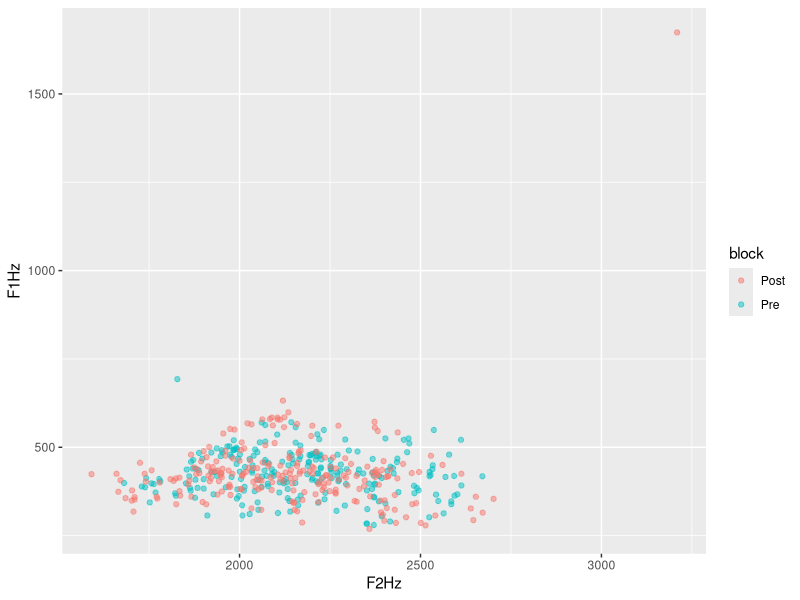
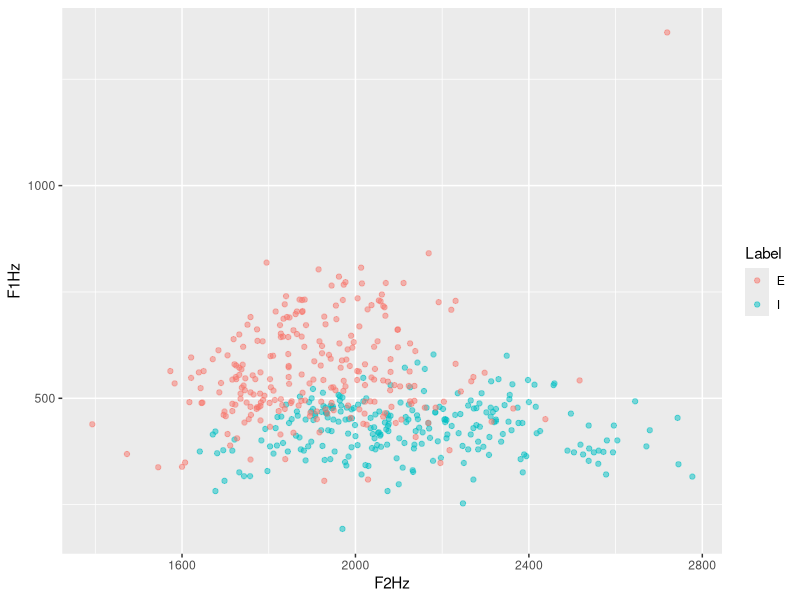
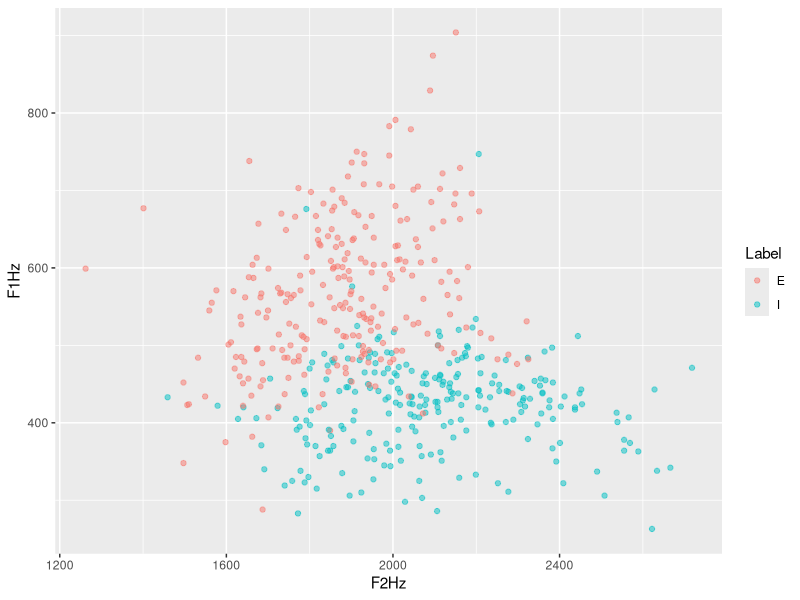
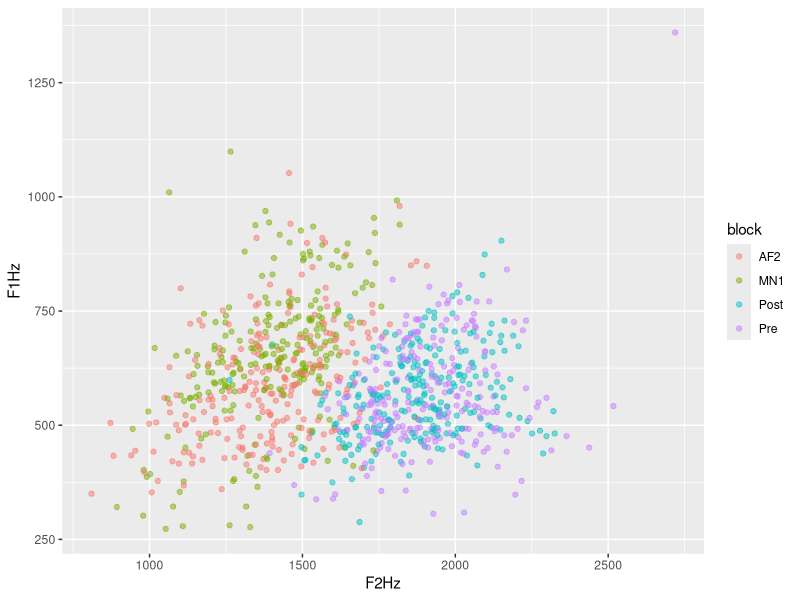
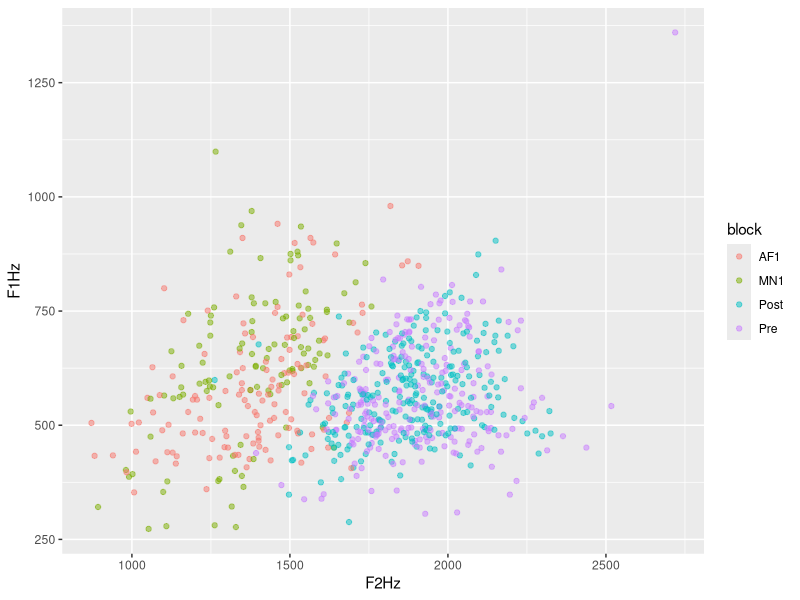
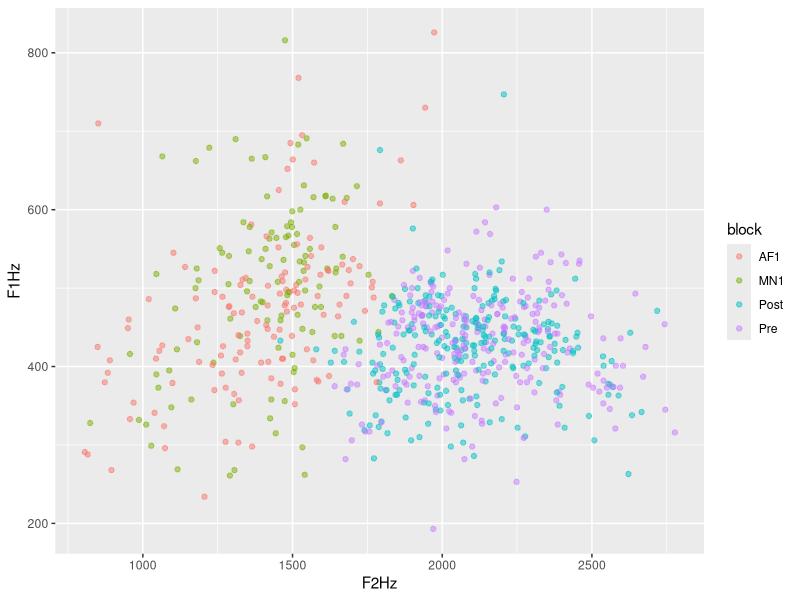
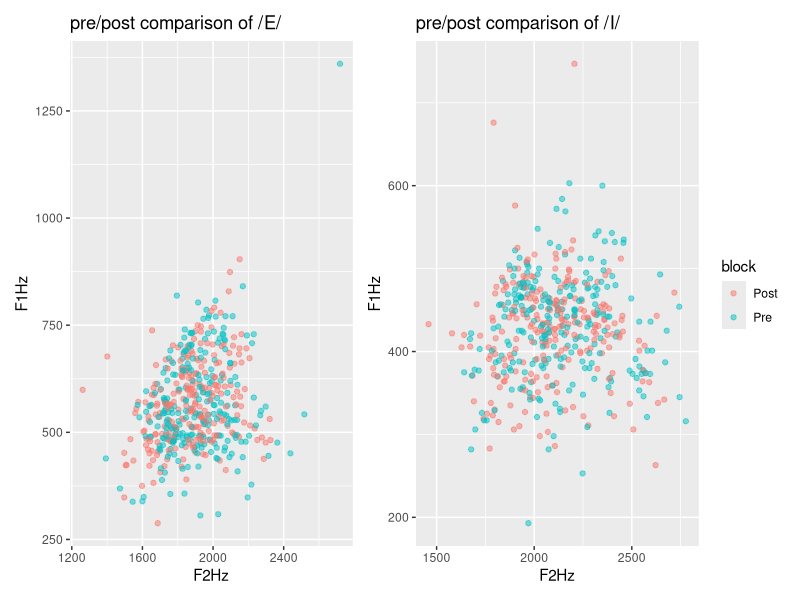

Generate these figures, in order, with R: (Note: this script raises an error after producing the figures.)
## ---- chunk 1
library(dplyr)
fi<- read.csv("allFemaleI.csv", header = TRUE, sep = "\t")
fig<- fi |> mutate(gender = c(rep("F", times = nrow(fi))))
  
fe <- read.csv("allFemaleE.csv", header = TRUE, sep = "\t")
feg<- fe |> mutate(gender = c(rep("F", times = nrow(fe))))

mi<- read.csv("allMaleI.csv", header = TRUE, sep = "\t")
  mig<- mi |> mutate(gender = c(rep("M", times = nrow(mi))))

me <- read.csv("allMaleE.csv", header = TRUE, sep = "\t")
meg<- me |> mutate(gender = c(rep("M", times = nrow(me))))

mfie<- rbind(fig, feg, mig, meg)

#extract the fileName column
#fileNames<- rcds |> select(fileName)
#head(fileNames)
## ---- chunk 2
prod <- read.table(text = as.character(mfie$fileName), sep = "_")
head(prod)

### removing the ".wav" from the final column
#```{r}
#library(stringr)
#library(dplyr)
#prod <- prod %>% 
#  mutate(V5 =
#   str_sub(prod$V5, end=-5)
#  )
#head(prod)
## ---- chunk 3
#removing column 1 because it's just "subj"
newcols <- prod %>% 
  select(-V1)
colnames(newcols)

#revert the "Post" and the "seq" for posttest items 
#if v5 = post, v5 = v4, v4 = v5
correctPost <- newcols |> 
  mutate(V51 = ifelse(V5 == "Post", V4, V5),
         V4 = ifelse(V5 == "Post", V5, V4)) |> 
  select(-V5) |> 
  rename("V5" = "V51")

head(correctPost)

#rename new columns accordingly
nc<- correctPost %>% 
  rename("subj" = "V2",
         "word" = "V3",
         "block" = "V4",
         "seq" = "V5")

head(nc)


allcol<- as.data.frame(cbind(mfie$fileName, nc))|> rename("fileName"="mfie$fileName")
colnames(allcol)

df <- full_join(allcol, mfie, by = "fileName") |> rename("F0Hz" = "F0.Hz.", "F1Hz" = "F1.Hz.", "F2Hz" = "F2.Hz.", "F1Bark" = "F1.Bark.", "F2Bark" = "F2.Bark.")

#add column about BB condition

d <- df |> 
   mutate(
    BB = case_when(
      subj == "2" ~ "BB",
      subj == "4" ~ "BB",
      subj == "5" ~ "BB",
      subj == "9" ~ "BB",
      subj == "10" ~ "BB",
      subj == "12" ~ "BB",
      subj == "13" ~ "BB",
      subj == "14" ~ "BB",
      subj == "15" ~ "BB",
      subj == "16" ~ "BB",
      subj == "17" ~ "BB",
      subj == "19" ~ "BB",
      subj == "22" ~ "BB",
      subj == "25" ~ "BB",
      subj == "28" ~ "BB",
      subj == "32" ~ "BB",
      subj == "33" ~ "BB",
      subj == "34" ~ "BB",
      subj == "37" ~ "BB",
      subj == "39" ~ "BB",
      subj == "41" ~ "BB",
      subj == "42" ~ "BB",
      subj == "44" ~ "BB",
      subj == "45" ~ "BB",
      subj == "48" ~ "BB",
      subj == "52" ~ "BB",
      subj == "53" ~ "BB",
      subj == "55" ~ "BB",
      subj == "58" ~ "BB",
      subj == "59" ~ "BB",
      subj == "60" ~ "BB",
      TRUE ~ "NB")
   )

## ---- chunk 4
library(ggplot2)
#NB group pre and post
nbpre<- d |> filter(BB == "NB", block == "Pre", Label == "I")
nbpost <- d |> filter(BB == "NB", block == "Post", Label == "I")
nb <- rbind(nbpre, nbpost)

ggplot(data = nb, aes(x = F2Hz, y = F1Hz, color = block))+
  geom_point(alpha = 0.5)
## ---- chunk 5
#BB group pre and post
bbpre<- d |> filter(BB == "BB", block == "Pre") #, Label == "E")
bbpost <- d |> filter(BB == "BB", block == "Post") #,Label == "E")
bb <- rbind(bbpre, bbpost)

#contrast at pretest for BB group
ggplot(data = bbpre, aes(x = F2Hz, y = F1Hz, color = Label))+
  geom_point(alpha = 0.5)

#contrast at posttest for BB group
ggplot(data = bbpost, aes(x = F2Hz, y = F1Hz, color = Label))+
  geom_point(alpha = 0.5)

## ---- chunk 6
library(ggplot2)
#BB group pretest and test
bbprentest<- d |> filter(BB == "BB", Label == "E")
#nrow(bbprentest)

ggplot(data = bbprentest, aes(x = F2Hz, y = F1Hz, color = block))+
  geom_point(alpha = 0.5)
## ---- chunk 7
d |> count(subj)
## ---- chunk 8

#define a function
#correctBlocks <- function(n) {

mn2subj <- c("2", "3", "5", "6", "8", "9", "10", "12", "15", "17", "19", "26", "30", "31", "33", "35", "38", "40", "42", "43", "46", "48", "50", "51", "52", "53", "54", "56", "58", "60")

db <-  d |> 
  mutate(
    block = case_when(
      subj %in% mn2subj & block == "MN1" ~ "MN2",
      subj %in% mn2subj & block == "AF2" ~ "AF1",
      subj %in% mn2subj & block == "Pre" ~ "Pre",
      subj %in% mn2subj & block == "Post" ~ "Post",
      !(subj %in% mn2subj) & block == "MN1" ~ "MN1",
      !(subj %in% mn2subj) & block == "AF2" ~ "AF2",
      !(subj %in% mn2subj) & block == "Pre" ~ "Pre",
      !(subj %in% mn2subj) & block == "Post" ~ "Post"
    )
    )
#}
## ---- chunk 9
#check if all subjects are coded correctly

db |> filter(block == "MN2") |> count(subj)
## ---- chunk 10
library(ggplot2)
# /E/ in BB group pretest and test
bbprentest<- db |> filter(BB == "BB", Label == "E") |> filter(block == "Pre" | block == "AF1" | block == "MN1" | block == "Post")
#nrow(bbprentest)

ggplot(data = bbprentest, aes(x = F2Hz, y = F1Hz, color = block))+
  geom_point(alpha = 0.5)

# /I/ in BB group pretest and test
bbprentest<- db |> filter(BB == "BB", Label == "I") |> filter(block == "Pre" | block == "AF1" | block == "MN1" | block == "Post")
#nrow(bbprentest)

ggplot(data = bbprentest, aes(x = F2Hz, y = F1Hz, color = block))+
  geom_point(alpha = 0.5)
## ---- chunk 11
#BB group, pre vs post, both phonemes
library(patchwork)
bbprentestE<- db |> filter(BB == "BB", Label == "E") |> filter(block == "Pre" | block == "Post")
bbprentestI<- db |> filter(BB == "BB", Label == "I") |> filter(block == "Pre" | block == "Post")
#nrow(bbprentest)

p1 <- ggplot(data = bbprentestE, aes(x = F2Hz, y = F1Hz, color = block))+
  geom_point(alpha = 0.5) + ggtitle("pre/post comparison of /E/")+theme(legend.position="none")

p2 <- ggplot(data = bbprentestI, aes(x = F2Hz, y = F1Hz, color = block))+
  geom_point(alpha = 0.5)+ ggtitle("pre/post comparison of /I/")

p1 + p2 
## ---- chunk 12
#blocks: pre, AF1, MN1, Post

library(lme4)

af1subj <- c("2", "3", "5", "6", "8", "9", "10", "12", "15", "17", "19", "26", "30", "31", "33", "35", "38", "40", "42", "43", "46", "48", "50", "51", "52", "53", "54", "56", "58", "60")

df <- db |> filter(block == "Pre" | block == "AF1" | block == "MN1" | block == "Post") |> 
  mutate(
    AF = case_when(
      subj %in% af1subj ~ "AF",
      TRUE ~ "MN")) |> mutate(
     block = case_when(
      block == "AF1" ~ "2",
      block == "MN1" ~ "2",
      block == "Pre" ~ "1",
      block == "Post" ~ "4")
   )

#change variables into correct data types
df$BB <- as.factor(df$BB)
df$Label <- as.factor(df$Label)
df$block <- as.factor(df$block)
df$gender <- as.factor(df$gender)
df$AF <- as.factor(df$AF)
df$subj <- as.character(df$subj)
df$seq <- as.numeric(df$seq)
df$F0Hz <- as.numeric(df$F0Hz)
df$F1Hz <- as.numeric(df$F1Hz)
df$F2Hz <- as.numeric(df$F2Hz)
df$F1Bark <- as.numeric(df$F1Bark)
df$F2Bark <- as.numeric(df$F2Bark)

write.csv(df, "productionFullTable.csv")

#contrast coding
df$BB <- relevel(df$BB, ref = "NB")

df$Label <- relevel(df$Label, ref = "I")

df$block <- relevel(df$block, ref = "1")

df$gender <- relevel(df$gender, ref = "F")

#model with blocks 1,2,4
f1hzallbl <- lmer(F1Hz ~ block * BB * AF* Label + gender + (1|subj) + (1|word), data = df)
summary(f1hzallbl)
## ---- chunk 13
#effect plots
library (effects)
 eall.f1hzallbl <- predictorEffects(f1hzallbl)
 #plot(eall.f1hzallbl)
 #plot(predictorEffects(f1hzallbl, ~BB))
 #plot(predictorEffects(f1hzallbl, ~block))
 plot(predictorEffects(f1hzallbl, ~Label))
## ---- chunk 14
# BB group, pre vs test, both phonemes

bbprentestE<- df |> filter(BB == "BB", Label == "E") |> filter(block == "1" | block == "2") |> mutate(block = case_when(block == "1" ~ "pretest",
                        block == "2" ~ "test"))
bbprentestI<- df |> filter(BB == "BB", Label == "I") |> filter(block == "1" | block == "2")|> mutate(block = case_when(block == "1" ~ "pretest",
                        block == "2" ~ "test"))
#nrow(bbprentest)

p1 <- ggplot(data = bbprentestE, aes(x = F2Hz, y = F1Hz, color = block))+
  geom_point(alpha = 0.5) + ylim (200, 1500) + ggtitle("bite block effect for /E/")+theme(legend.position="none")

p2 <- ggplot(data = bbprentestI, aes(x = F2Hz, y = F1Hz, color = block))+
  geom_point(alpha = 0.5) + ylim (200, 1500) + ggtitle("bite block effect for /I/")

p1 + p2 
## ---- chunk 15
f2hzallbl <- lmer(F2Hz ~ block * BB * AF* Label + gender + (1|subj) + (1|word), data = df)
summary(f2hzallbl)
## ---- chunk 16
#convert seq as numeric instead of categorical
df$seq <- as.numeric(df$seq)
## ---- chunk 17
#seq as a separate variable
f1hzallblsq1 <- lmer(F1Hz ~ block * BB * AF* Label +  seq + gender + (1|subj) + (1|word), data = df)
summary(f1hzallblsq1)
## ---- chunk 18
#seq as interaction in hertz model
f1hzallblsq <- lmer(F1Hz ~ block * BB * AF* Label * seq + gender + (1|subj) + (1|word), data = df)
summary(f1hzallblsq)
## ---- chunk 19
#try releveling the reference level to BB to check if block4:LabelE:seq is significant
df$BB <- relevel(df$BB, ref = "BB")
f1hzallblsqrl <- lmer(F1Hz ~ block * BB * AF* Label * seq + gender + (1|subj) + (1|word), data = df)
summary(f1hzallblsqrl)
## ---- chunk 20
#bark model with seq
#correct back to NB as reference
df$BB <- relevel(df$BB, ref = "NB")

f1bkallblsq <- lmer(F1Bark ~ block * BB * AF* Label * seq + gender + (1|subj) + (1|word), data = df)
summary(f1bkallblsq)
## ---- chunk 21
#F2 model in bark
f2hzallblsq <- lmer(F2Hz ~ block * BB * AF* Label * seq + gender + (1|subj) + (1|word), data = df)
summary(f2hzallblsq)
## ---- chunk 22
#F2 model in bark
f2bkallblsq <- lmer(F2Bark ~ block * BB * AF* Label * seq + gender + (1|subj) + (1|word), data = df)
summary(f2bkallblsq)
## ---- chunk 23
#model for pretest vs test in order to only plot the interaction effect in pre vs post
prentest <- df |> filter(block == "1" | block == "2")|> mutate(block = case_when(block == "1" ~ "pretest",
                        block == "2" ~ "test"))

f2hzprentest <- lmer(F2Hz ~ block * BB * AF* Label + gender + (1|subj) + (1|word), data = prentest)
#effect plot
library(effects)
plot(effect( "block * BB * AF", f2hzprentest))
## ---- chunk 24
#bark model
f1barkallbl <- lmer(F1Bark ~ block * BB * AF* Label + gender + (1|subj) + (1|word), data = df)
summary(f1barkallbl)
## ---- chunk 25
library(lme4)
f2barkallbl <- lmer(F2Bark ~ block * BB * AF* Label + gender + (1|subj) + (1|word), data = df)
summary(f2barkallbl)
## ---- chunk 26
#in hertz
#reshaping data
library(tidyr)
ridgedf <- df |> filter(block == "2", AF == "AF") |> 
  pivot_longer(
    cols = c("F1Hz","F2Hz"), 
    names_to = "formant", 
    values_to = "Hertz",
  )
head(ridgedf)

library(ggplot2)
library(ggridges)
#define color-blindness-friendly colors
color <- c("#0072B2", "#CC79A7")
ggplot(ridgedf, aes(x = Hertz, y = formant, fill = BB)) +
  geom_density_ridges(alpha = 0.6) +
  theme_ridges() +
  scale_fill_discrete(breaks = c ("F1Hertz","F2Hertz")) +
  scale_fill_manual(values = color)+
  ggtitle("formant values at block 2, for AF condition")
#ggsave("ridgeBlock2AF.png", plot = last_plot(), device = NULL, scale = 1,dpi = 600)
## ---- chunk 27
#reshaping data
library(tidyr)
ridgedf <- df |> filter(block == "2", AF == "AF") |> 
  pivot_longer(
    cols = c("F1Bark","F2Bark"), 
    names_to = "formant", 
    values_to = "Bark",
  )
head(ridgedf)

library(ggplot2)
library(ggridges)
#define color-blindness-friendly colors
color <- c("#0072B2", "#CC79A7")
ggplot(ridgedf, aes(x = Bark, y = formant, fill = BB)) +
  geom_density_ridges(alpha = 0.6) +
  theme_ridges() +
  scale_fill_discrete(breaks = c ("F1Bark","F2Bark")) +
  scale_fill_manual(values = color)+
  ggtitle("formant values at block 2, for AF condition")
#ggsave("ridgeBlock2AFBark.png", plot = last_plot(), device = NULL, scale = 1,dpi = 600)
## ---- chunk 28
#reshaping data
library(tidyr)
ridgedf <- df |> filter(block == "2", AF == "MN") |> 
  pivot_longer(
    cols = c("F1Hz","F2Hz"), 
    names_to = "formant", 
    values_to = "Hertz",
  )
head(ridgedf)

library(ggplot2)
library(ggridges)
#define color-blindness-friendly colors
color <- c("#0072B2", "#CC79A7")
ggplot(ridgedf, aes(x = Hertz, y = formant, fill = BB)) +
  geom_density_ridges(alpha = 0.6) +
  theme_ridges() +
  scale_fill_discrete(breaks = c ("F1Hz","F2Hz")) +
  scale_fill_manual(values = color)+
ggtitle("formant values at block 2, for MN condition")
#ggsave("ridgeBlock2MN.png", plot = last_plot(), device = NULL, scale = 1,dpi = 600)
## ---- chunk 29
#reshaping data
library(tidyr)
ridge4af <- df |> filter(block == "4", AF == "AF") |> 
  pivot_longer(
    cols = c("F1Hz","F2Hz"), 
    names_to = "formant", 
    values_to = "Hertz",
  )
head(ridgedf)

library(ggplot2)
library(ggridges)
#define color-blindness-friendly colors
color <- c("#0072B2", "#CC79A7")
ggplot(ridge4af, aes(x = Hertz, y = formant, fill = BB)) +
  geom_density_ridges(alpha = 0.6) +
  theme_ridges() +
  scale_fill_discrete(breaks = c ("F1Hz","F2Hz")) +
  ggtitle("formant values at block 4, for AF condition")
  scale_fill_manual(values = color)
#ggsave("ridgeBlock4AF.png", plot = last_plot(), device = NULL, scale = 1,dpi = 600)
## ---- chunk 30
#in bark
library(tidyr)
ridge4af <- df |> filter(block == "4", AF == "AF") |> 
  pivot_longer(
    cols = c("F1Bark","F2Bark"), 
    names_to = "formant", 
    values_to = "Bark",
  )
head(ridgedf)

library(ggplot2)
library(ggridges)
#define color-blindness-friendly colors
color <- c("#0072B2", "#CC79A7")
ggplot(ridge4af, aes(x = Bark, y = formant, fill = BB)) +
  geom_density_ridges(alpha = 0.6) +
  theme_ridges() +
  scale_fill_discrete(breaks = c ("F1Bark","F2Bark")) +
  ggtitle("formant values at block 4, for AF condition")
  scale_fill_manual(values = color)
## ---- chunk 31
#reshaping data
library(tidyr)
ridge4mn <- df |> filter(block == "4", AF == "MN") |> 
  pivot_longer(
    cols = c("F1Hz","F2Hz"), 
    names_to = "formant", 
    values_to = "Hertz",
  )
head(ridgedf)

library(ggplot2)
library(ggridges)
#define color-blindness-friendly colors
color <- c("#0072B2", "#CC79A7")
ggplot(ridge4mn, aes(x = Hertz, y = formant, fill = BB)) +
  geom_density_ridges(alpha = 0.6) +
  theme_ridges() +
  scale_fill_discrete(breaks = c ("F1Hz","F2Hz")) +
  ggtitle("formant values at block 4, for MN condition")
  scale_fill_manual(values = color)
#ggsave("ridgeBlock4MN.png", plot = last_plot(), device = NULL, scale = 1,dpi = 600)
## ---- chunk 32
#reshaping data
library(tidyr)
ridge4mn <- df |> filter(block == "4", AF == "MN") |> 
  pivot_longer(
    cols = c("F1Bark","F2Bark"), 
    names_to = "formant", 
    values_to = "Bark",
  )
head(ridgedf)

library(ggplot2)
library(ggridges)
#define color-blindness-friendly colors
color <- c("#0072B2", "#CC79A7")
ggplot(ridge4mn, aes(x = Bark, y = formant, fill = BB)) +
  geom_density_ridges(alpha = 0.6) +
  theme_ridges() +
  scale_fill_discrete(breaks = c ("F1Bark","F2Bark")) +
  ggtitle("formant values at block 4, for MN condition")
  scale_fill_manual(values = color)
## ---- chunk 33
#filter for the pre and post conditions
prepost <- db |> filter(block == "Pre" | block == "Post")

f1hzprepost <- lmer(F1Hz ~ block * BB * block* Label + gender + (1|subj) + (1|word), data = prepost)
summary(f1hzprepost)

f2hzprepost <- lmer(F2Hz ~ block * BB * block* Label + gender + (1|subj) + (1|word), data = prepost)
summary(f2hzprepost)
## ---- chunk 34
#filter for MN1 and AF1, comprare with pretest
bl1 <- db |> filter(block == "Pre" | block == "MN1" | block == "AF1") 
af1subj <- c("2", "3", "5", "6", "8", "9", "10", "12", "15", "17", "19", "26", "30", "31", "33", "35", "38", "40", "42", "43", "46", "48", "50", "51", "52", "53", "54", "56", "58", "60")
bl1af <- bl1 |> mutate(
    AF = case_when(
      subj %in% af1subj ~ "AF",
      TRUE ~ "MN")) |> mutate(
     block = case_when(
      block == "AF1" ~ "2",
      block == "MN1" ~ "2",
      block == "Pre" ~ "1")
   )
      
  


#repeating contrast coding so as to not change results when rerunning this block after running the next block

#contrast coding
bl1af$BB <- as.factor(bl1af$BB)
bl1af$BB <- relevel(bl1af$BB, ref = "NB")

bl1af$Label <- as.factor(bl1af$Label)
bl1af$Label <- relevel(bl1af$Label, ref = "I")

bl1af$block <- as.factor(bl1af$block)
bl1af$block <- relevel(bl1af$block, ref = "1")

bl1af$gender <- as.factor(bl1af$gender)
bl1af$gender <- relevel(bl1af$gender, ref = "F")

f1hzbl1af <- lmer(F1Hz ~ block * BB * AF* Label + gender + (1|subj) + (1|word), data = bl1af)
summary(f1hzbl1af)

f2hzbl1af <- lmer(F2Hz ~ block * BB * AF* Label + gender + (1|subj) + (1|word), data = bl1af)
summary(f2hzbl1af)


dbaf<-  db|> filter(block == "AF1" | block == "Pre") |> filter(Label == "E")

ggplot(data = dbaf, aes(x = F2Hz, y = F1Hz, color = block))+
  geom_point(alpha = 0.5)
## ---- chunk 35
#splitting up MN1 and AF1, compare with pretest respectively
af <- db |> filter(block == "Pre" | block == "AF1")
mn <- db |> filter(block == "Pre" | block == "MN1")

#contrast coding
af$BB <- as.factor(af$BB)
af$BB <- relevel(af$BB, ref = "NB")

af$Label <- as.factor(af$Label)
af$Label <- relevel(af$Label, ref = "I")

af$block <- as.factor(af$block)
af$block <- relevel(af$block, ref = "Pre")

af$gender <- as.factor(af$gender)
af$gender <- relevel(af$gender, ref = "F")

f1hzaf <- lmer(F1Hz ~ block * BB * Label + gender + (1|subj) + (1|word), data = af)
summary(f1hzaf)

mn$BB <- as.factor(mn$BB)
mn$BB <- relevel(mn$BB, ref = "NB")

mn$Label <- as.factor(mn$Label)
mn$Label <- relevel(mn$Label, ref = "I")

mn$block <- as.factor(mn$block)
mn$block <- relevel(mn$block, ref = "Pre")

mn$gender <- as.factor(mn$gender)
mn$gender <- relevel(mn$gender, ref = "F")

f1hzmn <- lmer(F1Hz ~ block * BB * block* Label + gender + (1|subj) + (1|word), data = mn)
summary(f1hzmn)
## ---- chunk 36
#code male as reference level to check whether the BB group have a different F1 at AF1
# (the alternative would be to code the contrast for gender as -0.5/+0.5, which then has the mean of F and M as the reference level. But literature has shown a gender difference in tongue root mobility, so we have reason to distinguish the two)
af$gender <- as.factor(af$gender)
af$gender <- relevel(af$gender, ref = "M")

mn$gender <- as.factor(mn$gender)
mn$gender <- relevel(mn$gender, ref = "M")

f1hzafm <- lmer(F1Hz ~ block * BB * block* Label + gender + (1|subj) + (1|word), data = af)
summary(f1hzafm)

f1hzmnm <- lmer(F1Hz ~ block * BB * block* Label + gender + (1|subj) + (1|word), data = mn)
summary(f1hzmnm)

## ---- chunk 37
#model plot
data_summary <- function(data, varname, groupnames){
  require(plyr)
  summary_func <- function(x, col){
    c(mean = mean(x[[col]], na.rm=TRUE),
      sd = sd(x[[col]], na.rm=TRUE))
  }
  data_sum<-ddply(data, groupnames, .fun=summary_func,
                  varname)
  data_sum <- rename(data_sum, c("mean" = varname))
 return(data_sum)
}


library(ggplot2)
f1i <- af |> filter(Label == "I")

f1e <- af |> filter(Label == "E")

f1ierr <- data_summary(f1i, varname="F1Hz", 
                    groupnames=c("block", "BB"))

f1eerr <- data_summary(f1e, varname="F1Hz", 
                    groupnames=c("block", "BB"))


p1<- ggplot(data=f1i, aes(x=BB, y=F1Hz, fill=block)) +
  geom_bar(stat="identity", position=position_dodge())+
  labs (title = "F1 of /I/ at pre test and test, in AF condition")

p1 + geom_errorbar(data = f1ierr, aes(ymin=F1Hz-sd, ymax=F1Hz+sd), width=.2,
                 position=position_dodge(.9))



p2 <- ggplot(data=f1e, aes(x=BB, y=F1Hz, fill=block)) +
  geom_bar(stat="identity", position=position_dodge())+
  labs (title = "F1 of /E/ at pre test and test, in AF condition")

p2 + geom_errorbar(data = f1eerr, aes(ymin=F1Hz-sd, ymax=F1Hz+sd), width=.2,
                 position=position_dodge(.9))

## ---- chunk 38
#model plot
library(ggplot2)
mni <- mn |> filter(Label == "I")

ggplot(data=mni, aes(x=BB, y=F1Hz, fill=block)) +
  geom_bar(stat="identity", position=position_dodge())+
  labs (title = "F1 of /I/ at pre test and test, in MN condition")

mne <- mn |> filter(Label == "E")

ggplot(data=mne, aes(x=BB, y=F1Hz, fill=block)) +
  geom_bar(stat="identity", position=position_dodge())+
  labs (title = "F1 of /E/ at pre test and test, in MN condition")
## ---- chunk 39
#add in error bars
data_summary <- function(data, varname, groupnames){
  require(plyr)
  summary_func <- function(x, col){
    c(mean = mean(x[[col]], na.rm=TRUE),
      sd = sd(x[[col]], na.rm=TRUE))
  }
  data_sum<-ddply(data, groupnames, .fun=summary_func,
                  varname)
  data_sum <- rename(data_sum, c("mean" = varname))
 return(data_sum)
}


f1ierr <- data_summary(f1i, varname="F1Hz", 
                    groupnames=c("block", "BB"))

f1eerr <- data_summary(f1e, varname="F1Hz", 
                    groupnames=c("block", "BB"))

head(f1ierr)

p <- ggplot(data=f1ierr, aes(x=BB, y=F1Hz, fill=block)) + 
   geom_bar(stat="identity", position=position_dodge()) +
  geom_errorbar(aes(ymin=F1Hz-sd, ymax=F1Hz+sd), width=.2,
                 position=position_dodge(.9))
  
p + scale_fill_brewer(palette="Paired") + theme_minimal()+labs (title = "F1 of /I/ at pre test and test, in AF condition")
## ---- chunk 40
library(effects)

plot(effect( "block * BB * Label", f1hzmn))

plot(effect( "block * BB * Label", f1hzaf))
## ---- chunk 41
#f2 models
af$gender <- as.factor(af$gender)
af$gender <- relevel(af$gender, ref = "F")
f2hzaf <- lmer(F2Hz ~ block * BB * block* Label + gender + (1|subj) + (1|word), data = af)
summary(f2hzaf)

f2hzmn <- lmer(F2Hz ~ block * BB * block* Label + gender + (1|subj) + (1|word), data = mn)
summary(f2hzmn)
## ---- chunk 42
plot(effect( "block * BB * Label", f1hzaf))
## ---- chunk 43
#prepost model
#splitting up MN1 and AF1, compare with pretest respectively
prepost <- db |> filter(block == "Pre" | block == "Post")

#contrast coding
prepost$BB <- as.factor(prepost$BB)
prepost$BB <- relevel(prepost$BB, ref = "NB")

prepost$Label <- as.factor(prepost$Label)
prepost$Label <- relevel(prepost$Label, ref = "I")

prepost$block <- as.factor(prepost$block)
prepost$block <- relevel(prepost$block, ref = "Pre")

prepost$gender <- as.factor(prepost$gender)
prepost$gender <- relevel(prepost$gender, ref = "F")

f1hzpp <- lmer(F1Hz ~ block * BB * Label + gender + (1|subj) + (1|word), data = prepost)
summary(f1hzpp)

f2hzpp <- lmer(F2Hz ~ block * BB * Label + gender + (1|subj) + (1|word), data = prepost)
summary(f2hzpp)
## ---- chunk 44
#plotting the one significant result
plot(effect( "BB * Label", f1hzpp))
## ---- chunk 45
mn2subj <- c("2", "3", "5", "6", "8", "9", "10", "12", "15", "17", "19", "26", "30", "31", "33", "35", "38", "40", "42", "43", "46", "48", "50", "51", "52", "53", "54", "56", "58", "60")
ppaf <- db |> filter(subj %in% mn2subj)|> filter(block == "Pre" | block == "Post")

ppmn <- db |> filter(!subj %in% mn2subj)|> filter(block == "Pre" | block == "Post")


#change df name
ppaf$BB <- as.factor(ppaf$BB)
ppaf$BB <- relevel(ppaf$BB, ref = "NB")

ppaf$Label <- as.factor(ppaf$Label)
ppaf$Label <- relevel(ppaf$Label, ref = "I")

ppaf$block <- as.factor(ppaf$block)
ppaf$block <- relevel(ppaf$block, ref = "Pre")

ppaf$gender <- as.factor(ppaf$gender)
ppaf$gender <- relevel(ppaf$gender, ref = "F")

ppmn$BB <- as.factor(ppmn$BB)
ppmn$BB <- relevel(ppmn$BB, ref = "NB")

ppmn$Label <- as.factor(ppmn$Label)
ppmn$Label <- relevel(ppmn$Label, ref = "I")

ppmn$block <- as.factor(ppmn$block)
ppmn$block <- relevel(ppmn$block, ref = "Pre")

ppmn$gender <- as.factor(ppmn$gender)
ppmn$gender <- relevel(ppmn$gender, ref = "F")

#run lmers 

ppmnf1 <- lmer(F1Hz ~ block * BB * Label + gender + (1|subj) + (1|word), data = ppmn)
summary(ppmnf1)

ppmnf2 <- lmer(F2Hz ~ block * BB * Label + gender + (1|subj) + (1|word), data = ppmn)
summary(ppmnf2)

ppaff1 <- lmer(F1Hz ~ block * BB * Label + gender + (1|subj) + (1|word), data = ppaf)
summary(ppaff1)

ppaff2 <- lmer(F2Hz ~ block * BB * Label + gender + (1|subj) + (1|word), data = ppaf)
summary(ppaff2)
